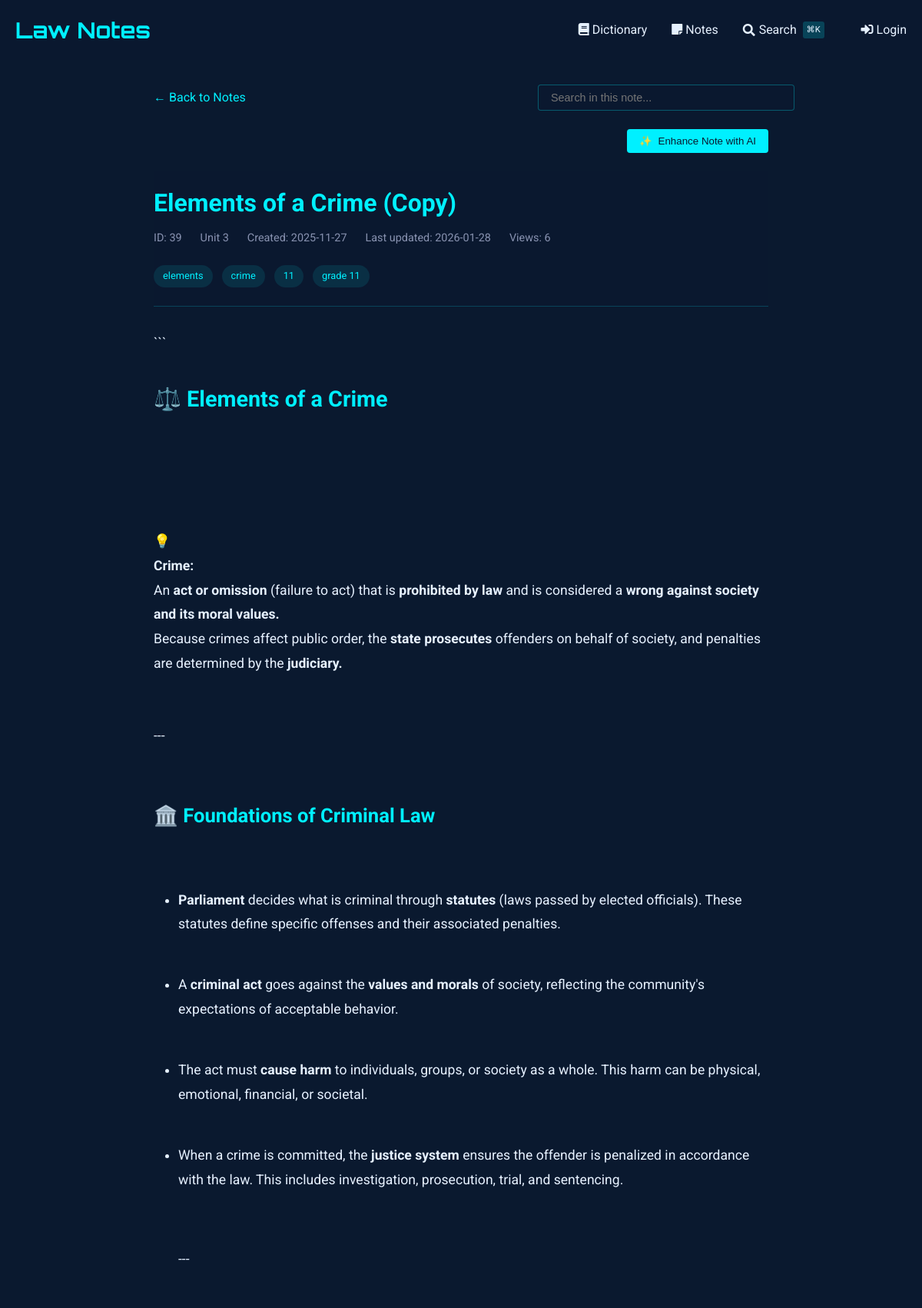
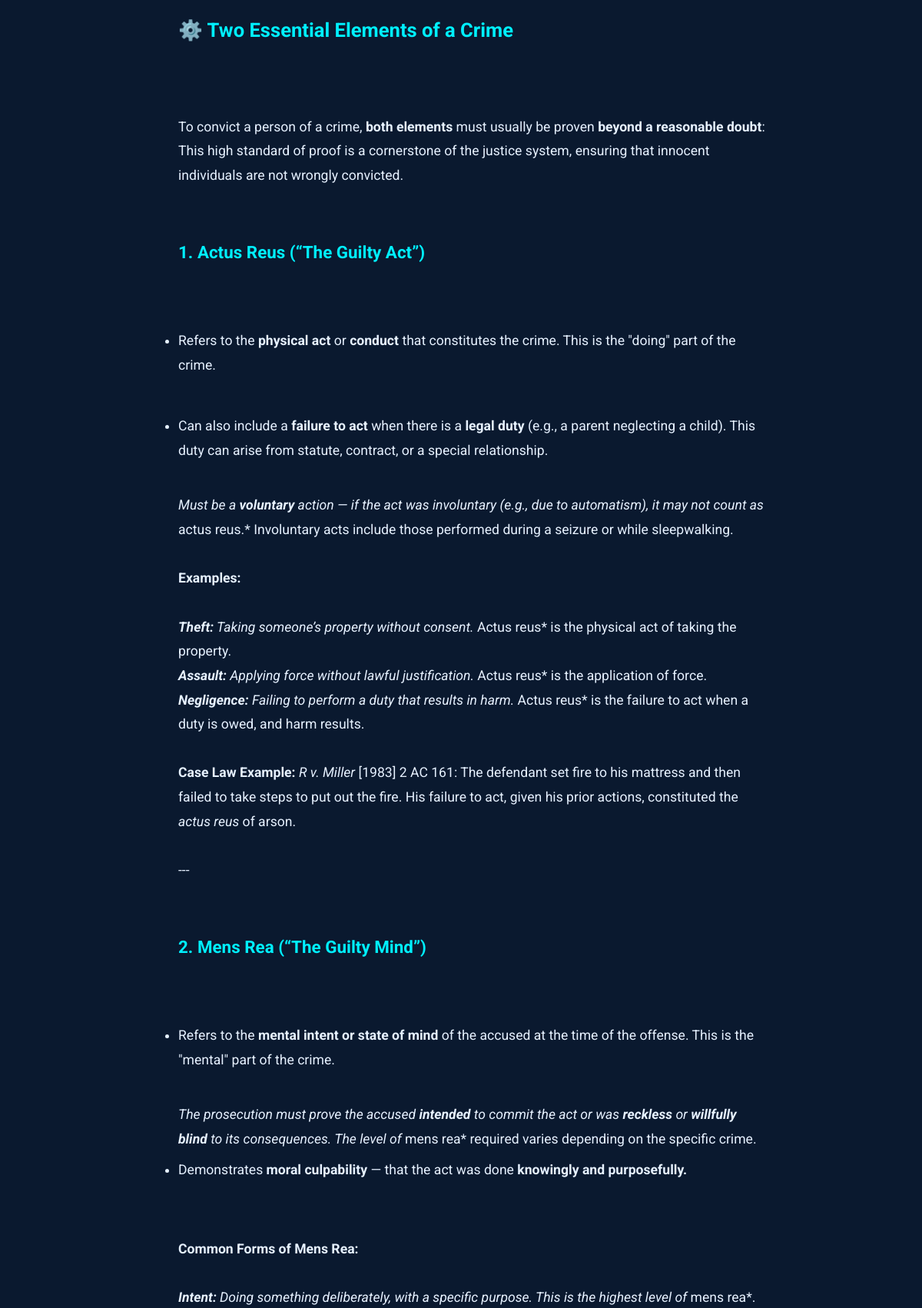
Page /notes/view/39 (upper part) on the committed database (2 pictures, top to bottom).
### tables this page shows
CREATE TABLE notes (
    id INTEGER PRIMARY KEY AUTOINCREMENT,
    title TEXT NOT NULL,                -- short title for the note
    content TEXT NOT NULL,              -- the full note text
    unit_number INTEGER,                -- optional: to group with course units
    tags TEXT,                          -- comma-separated or JSON for filtering/search
    related_entries TEXT,               -- store glossary ids (e.g., "1,4,5") for cross-linking
    created_at TIMESTAMP DEFAULT CURRENT_TIMESTAMP,
    last_updated TIMESTAMP DEFAULT CURRENT_TIMESTAMP,
    views INTEGER DEFAULT 0,            -- track popularity
    is_favorite BOOLEAN DEFAULT 0,      -- quick flag for starred notes
    comments TEXT                       -- optional: your own thoughts or annotations
, has_worksheet BOOLEAN DEFAULT 0);

### notes_routes.py (the view, shortened to what this page needs)
@notes_bp.route('/view/<int:note_id>')
def view_note(note_id):
    db = SQL("sqlite:///notes.db")
    note = db.execute("""
        SELECT *,
               strftime('%Y-%m-%d', created_at) as created_date,
               strftime('%Y-%m-%d', last_updated) as last_updated
        FROM notes
        WHERE id = :id
    """, id=note_id)
    if not note:
        abort(404)
    note = note[0]
    db.execute("""
        UPDATE notes
        SET views = COALESCE(views, 0) + 1
        WHERE id = :id
    """, id=note_id)
    content = note['content']
    content = re.sub(r'^# (.*?)$', r'<h1>\1</h1>', content, flags=re.MULTILINE)
    content = re.sub(r'^## (.*?)$', r'<h2>\1</h2>', content, flags=re.MULTILINE)
    content = re.sub(r'^### (.*?)$', r'<h3>\1</h3>', content, flags=re.MULTILINE)
    content = re.sub(r'\*\*(.*?)\*\*', r'<strong>\1</strong>', content)
    content = re.sub(r'\*(.*?)\*', r'<em>\1</em>', content)
    content = re.sub(r'^\s*[-*] (.*?)$', r'<li>\1</li>', content, flags=re.MULTILINE)
    content = re.sub(r'(<li>.*</li>)', r'<ul>\1</ul>', content, flags=re.DOTALL)
    content = re.sub(r'^> (.*?)$', r'<blockquote>\1</blockquote>', content, flags=re.MULTILINE)
    content = content.replace('\n', '<br>')
    content = re.sub(
        r'<aside>\s*💡\s*(.*?)\s*</aside>',
        r'<div class="callout"><div class="callout-emoji">💡</div><div class="callout-content">\1</div></div>',
        content,
        flags=re.DOTALL
    )
    sections = re.split(r'(<h[1-3]>.*?</h[1-3]>)', content)
    processed_sections = []
    for i, section in enumerate(sections):
        if section.startswith('<h'):
            processed_sections.append(section)
        elif section.strip():
            if not any(tag in section for tag in ['<p>', '<ul>', '<ol>', '<blockquote>', '<div class="callout">']):
                section = f'<p>{section}</p>'
            processed_sections.append(section)
    processed_content = '\n'.join(processed_sections)
    related_entries = []
    worksheet_images = []
    if note.get('has_worksheet'):
        worksheet_images = get_worksheet_images(note_id)
    return render_template('notes/view.html',
                         note=note,
                         content=processed_content,
                         related_entries=related_entries,
                         worksheet_images=worksheet_images)

### sql.py (called while the page is built, shortened)
def _enable_logging(f):
    import logging
    import functools
    import os
    @functools.wraps(f)
    def decorator(*args, **kwargs):
        try:
            import flask
        except ModuleNotFoundError:
            return f(*args, **kwargs)
        disabled = logging.getLogger("cs50").disabled
        if flask.current_app and os.getenv("FLASK_ENV") == "development":
            logging.getLogger("cs50").disabled = False
        try:
            return f(*args, **kwargs)
        finally:
            logging.getLogger("cs50").disabled = disabled
    return decorator

def _parse_placeholder(token):
    import re
    import sqlparse
    if (
        not isinstance(token, sqlparse.sql.Token)
        or token.ttype != sqlparse.tokens.Name.Placeholder
    ):
        raise TypeError()
    if token.value == "?":
        return "qmark", None
    matches = re.search(r"^:([1-9]\d*)$", token.value)
    if matches:
        return "numeric", int(matches.group(1)) - 1
    matches = re.search(r"^:([a-zA-Z]\w*)$", token.value)
    if matches:
        return "named", matches.group(1)

    def __del__(self):
        self._disconnect()

    def _disconnect(self):
        if hasattr(_data, self._name()):
            getattr(_data, self._name()).close()
            delattr(_data, self._name())

    def _name(self):
        return str(hash(self))

        def connect(dbapi_connection, connection_record):
            try:
                if isinstance(
                    dbapi_connection, sqlite3.Connection
                ):  # If back end is sqlite
                    cursor = dbapi_connection.cursor()
                    cursor.execute("PRAGMA foreign_keys=ON")
                    cursor.close()
            except:
                pass

### templates/notes/view.html (shortened to what this page needs)
{% extends "notes/base.html" %}
{% block content %}
<div class="container" style="max-width: 800px; margin: 0 auto;">
    <div style="margin-bottom: 1.5rem; display: flex; justify-content: space-between; align-items: center; flex-wrap: wrap; gap: 1rem;">
        <a href="{{ url_for('notes.index') }}" style="color: var(--primary); text-decoration: none; display: inline-flex; align-items: center;">
            ← Back to Notes
        </a>
        <div class="search-container" style="position: relative; max-width: 300px; width: 100%;">
            <input type="text" id="noteSearch" placeholder="Search in this note..."
                   style="width: 100%; padding: 0.5rem 1rem; background: rgba(10, 25, 47, 0.7);
                          border: 1px solid rgba(0, 240, 255, 0.3); border-radius: 4px;
                          color: #e6f1ff; font-size: 0.9rem;">
        </div>
    </div>
    <div id="enhanceControls" style="margin-bottom: 1.5rem; display: flex; justify-content: flex-end; gap: 1rem;">
        <button id="enhanceNoteBtn" class="btn btn-primary" style="background: var(--primary); color: #0a192f; border: none; padding: 0.5rem 1rem; border-radius: 4px; cursor: pointer; font-weight: 500; display: flex; align-items: center; gap: 0.5rem;">
            <span id="enhanceIcon">✨</span> Enhance Note with AI
        </button>
    </div>
    <article class="note">
        <header class="note-header">
            <h1 class="note-title">
                {{ note.title }}
            </h1>
            <div class="note-meta">
                <span>ID: {{ note.id }}</span>
                {% if note.unit_number %}
                <span>Unit {{ note.unit_number }}</span>
                {% endif %}
                <span>Created: {{ note.created_date }}</span>
                <span>Last updated: {{ note.last_updated }}</span>
                <span>Views: {{ note.views or 0 }}</span>
            </div>
            {% if note.tags %}
            <div class="note-tags" style="margin-top: 1rem;">
                {% for tag in note.tags.split(',') %}
                    <span class="tag">{{ tag.strip() }}</span>
                {% endfor %}
            </div>
            {% endif %}
        </header>
        <div class="note-content">
            {{ content|safe }}
        </div>
    </article>
</div>
{% endblock %}

### templates/dictionary/base.html (style rules this page uses)
:root { --primary: #00f0ff; --bg-dark: #0a192f; --text: #e6f1ff; --success: #2ecc71; --error: #e74c3c; }
body { font-family: 'Roboto', sans-serif; background-color: var(--bg-dark); color: var(--text); line-height: 1.6; margin: 0; padding: 0; }
.container { max-width: 1200px; margin: 0 auto; padding: 0 20px; }
header { background: rgba(10, 25, 47, 0.9); padding: 1rem 0; }
.btn { display: inline-block; padding: 0.6rem 1.5rem; background: var(--primary); color: #000; border: none; border-radius: 4px; cursor: pointer; text-decoration: none; font-weight: 500; transition: all 0.3s; }

### templates/notes/view.html (style rules this page uses)
.note-header { margin-bottom: 2rem; padding-bottom: 1rem; border-bottom: 1px solid rgba(0, 240, 255, 0.2); }
.note-title { color: var(--primary); margin: 0 0 0.5rem 0; font-size: 2rem; font-weight: 700; }
.note-meta { display: flex; gap: 1.5rem; color: #8892b0; font-size: 0.9rem; margin-bottom: 1.5rem; }
.note-content { font-size: 1.1rem; line-height: 1.8; color: #e6f1ff; }
.note-content h1, .note-content h2, .note-content h3, .note-content h4, .note-content h5, .note-content h6 { color: var(--primary); margin-top: 2rem; margin-bottom: 1rem; }
.note-content h1 { font-size: 1.8rem; }
.note-content h2 { font-size: 1.6rem; }
.note-content h3 { font-size: 1.4rem; }
.note-content p { margin: 1.5rem 0; }
.note-content ul, .note-content ol { margin: 1.5rem 0; padding-left: 2rem; }
.note-content li { margin: 0.5rem 0; }
.tag { display: inline-block; background: rgba(0, 240, 255, 0.1); color: var(--primary); padding: 0.25rem 0.75rem; border-radius: 20px; font-size: 0.8rem; margin-right: 0.5rem; margin-bottom: 0.5rem; }

### rows in the picture
notes: title "Elements of a Crime (Copy)", id "39", unit_number "3", views "6"

### other values in the picture
{{ note.created_date }} "2025-11-27"
{{ note.last_updated }} "2026-01-28"
{{ tag.strip() }} "elements" "crime" "11" "grade 11"
